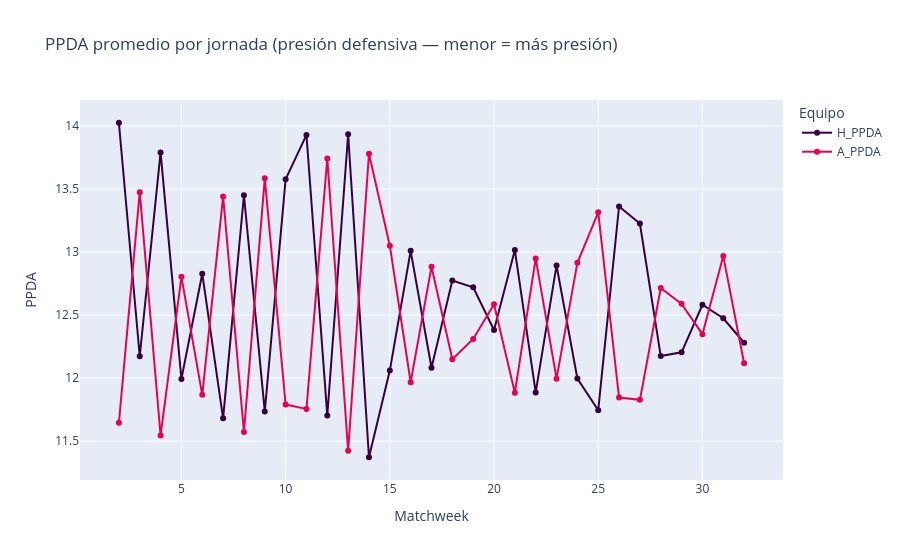

The notebook cell saved with this chart:
### Code cell
# 8c. Evolución de PPDA (presión) por jornada
ppda_mw = df_v.groupby('Matchweek').agg(
    H_PPDA=('H_PPDA_Avg_Tot', 'mean'),
    A_PPDA=('A_PPDA_Avg_Tot', 'mean')
).reset_index()

fig = px.line(ppda_mw, x='Matchweek', y=['H_PPDA', 'A_PPDA'],
              title='PPDA promedio por jornada (presión defensiva — menor = más presión)',
              labels={'value': 'PPDA', 'variable': 'Equipo'},
              color_discrete_map={'H_PPDA': PL_PURPLE, 'A_PPDA': PL_PINK},
              markers=True)
fig.update_layout(hovermode='x unified')
fig.show()

### Figure 1 — Plotly figure (JSON) as saved in the notebook; plotly's stock layout.template omitted (floating-point values rounded to 4 significant figures)
{"data": [{"hovertemplate": "Equipo=H_PPDA<br>Matchweek=%{x}<br>PPDA=%{y}<extra></extra>", "legendgroup": "H_PPDA", "line": {"color": "#38003c", "dash": "solid"}, "marker": {"symbol": "circle"}, "mode": "lines+markers", "name": "H_PPDA", "orientation": "v", "showlegend": true, "type": "scatter", "x": [2, 3, 4, 5, 6, 7, 8, 9, 10, 11, 12, 13, 14, 15, 16, 17, 18, 19, 20, 21, 22, 23, 24, 25, 26, 27, 28, 29, 30, 31, 32], "xaxis": "x", "y": [14.03, 12.17, 13.79, 11.99, 12.83, 11.68, 13.45, 11.74, 13.58, 13.93, 11.7, 13.93, 11.37, 12.06, 13.01, 12.08, 12.77, 12.72, 12.38, 13.02, 11.89, 12.89, 12.0, 11.75, 13.36, 13.23, 12.18, 12.21, 12.58, 12.48, 12.28], "yaxis": "y"}, {"hovertemplate": "Equipo=A_PPDA<br>Matchweek=%{x}<br>PPDA=%{y}<extra></extra>", "legendgroup": "A_PPDA", "line": {"color": "#e90052", "dash": "solid"}, "marker": {"symbol": "circle"}, "mode": "lines+markers", "name": "A_PPDA", "orientation": "v", "showlegend": true, "type": "scatter", "x": [2, 3, 4, 5, 6, 7, 8, 9, 10, 11, 12, 13, 14, 15, 16, 17, 18, 19, 20, 21, 22, 23, 24, 25, 26, 27, 28, 29, 30, 31, 32], "xaxis": "x", "y": [11.65, 13.48, 11.55, 12.8, 11.87, 13.44, 11.57, 13.58, 11.79, 11.76, 13.74, 11.42, 13.78, 13.05, 11.97, 12.88, 12.15, 12.31, 12.59, 11.88, 12.95, 12.0, 12.91, 13.32, 11.85, 11.83, 12.72, 12.59, 12.35, 12.97, 12.12], "yaxis": "y"}], "layout": {"hovermode": "x unified", "legend": {"title": {"text": "Equipo"}, "tracegroupgap": 0}, "title": {"text": "PPDA promedio por jornada (presión defensiva — menor = más presión)"}, "xaxis": {"anchor": "y", "domain": [0.0, 1.0], "title": {"text": "Matchweek"}}, "yaxis": {"anchor": "x", "domain": [0.0, 1.0], "title": {"text": "PPDA"}}}}
